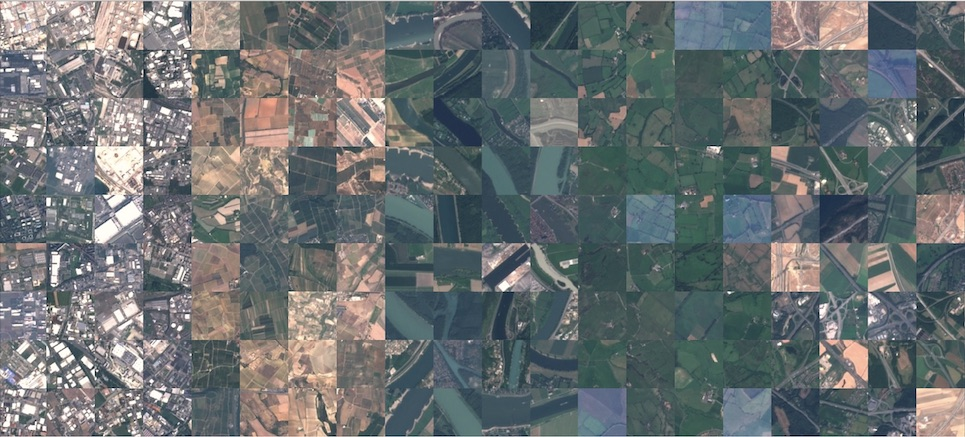
#> input picture data/input/eurosat_sentinel2_overview.jpg, 965 x 437 px; its folder holds only this picture in this run
$ python -i random_forest.py   (imports and definitions only)   (older library calls are emulated)
#> lines starting #> are read from the running program, lines starting #| are printed output that depends on the picture
#> further down, picture is the input picture: shape (437, 965, 3); mean B, G, R 113, 111.6, 105.5
"""
Supervised Random Forest Land Classifier:
Calibrated directly on 550,000+ ground truth labeled pixels from LandCover.ai orthophotos.
Predicts:
- Class 0: Farm Fields / Light Forest (#22C55E Green)
- Class 1: Buildings / Dry Land (#FFD700 Yellow)
- Class 2: Dense Forest (#006400 Deep Green)
- Class 3: Water Bodies (#1E90FF Blue)
- Class 4: Roads / Highways (#141414 Black)
"""
import os
from typing import Tuple, Dict, Any, List
import cv2
import numpy as np
import joblib
from backend.app.core.config import settings
from backend.app.processing.refinement import refine_mask, generate_colored_mask
from backend.app.processing.metrics import calculate_area_statistics

MODEL_PATH = os.path.join(os.path.dirname(__file__), "..", "models", "random_forest_landcover.joblib")

_MODEL_CACHE = None

# Directional Line Detector Kernels (DIP Lab Program 4)
_K_H = np.array([[-1, -1, -1], [2, 2, 2], [-1, -1, -1]], dtype=np.float32)
_K_V = np.array([[-1, 2, -1], [-1, 2, -1], [-1, 2, -1]], dtype=np.float32)
_K_D1 = np.array([[-1, -1, 2], [-1, 2, -1], [2, -1, -1]], dtype=np.float32)
_K_D2 = np.array([[2, -1, -1], [-1, 2, -1], [-1, -1, 2]], dtype=np.float32)

# Mapping from LandCover.ai Ground Truth class IDs (0..4) to Application Class IDs (1..5)
# settings.CLASSES:
# 1: Dense Forest
# 2: Farm Fields / Light Forest
# 3: Water Bodies
# 4: Roads / Highways
# 5: Buildings / Dry Land
GT_TO_APP_ID = {
    0: 2, # Fields -> ID 2
    1: 5, # Buildings -> ID 5 (Yellow)
    2: 1, # Dense Forest -> ID 1
    3: 3, # Water Bodies -> ID 3
    4: 5, # Roads -> ID 5 (Yellow - merged into same class as Buildings & Dry Land)
}

# [16 lines left out: function get_model, not called in this run]

def extract_features(bgr_img: np.ndarray) -> np.ndarray:
    """Extract 8 multi-spectral, textural, and geometric features."""
    lab_img = cv2.cvtColor(bgr_img, cv2.COLOR_BGR2LAB)
#> lab_img: shape (437, 965, 3); mean of channels 0, 1, 2 118.1, 126.2, 126.4
    gray = cv2.cvtColor(bgr_img, cv2.COLOR_BGR2GRAY).astype(np.float32)

    b = bgr_img[:, :, 0].astype(np.float32)
    g = bgr_img[:, :, 1].astype(np.float32)
    r = bgr_img[:, :, 2].astype(np.float32)
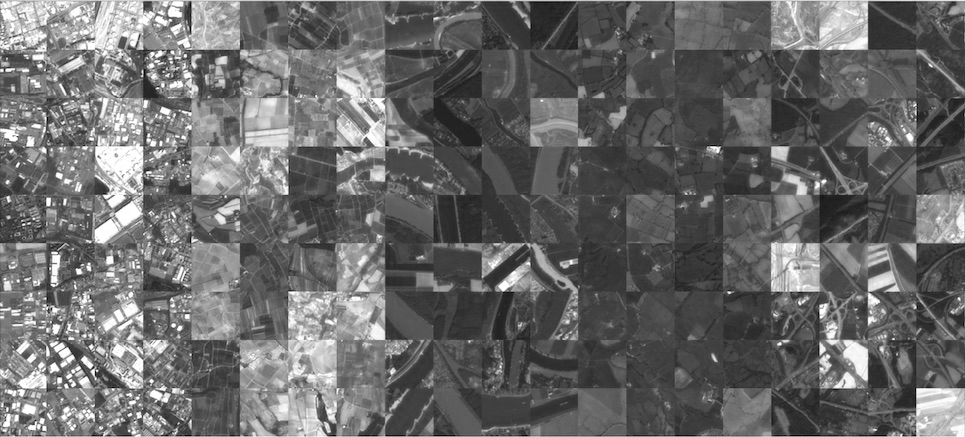
#> r: shape (437, 965) float32; min 0, max 255, mean 105.5

    L = lab_img[:, :, 0].astype(np.float32)
    a = lab_img[:, :, 1].astype(np.float32)
    lab_b = lab_img[:, :, 2].astype(np.float32)

    exg = (2.0 * g - r - b) / 255.0
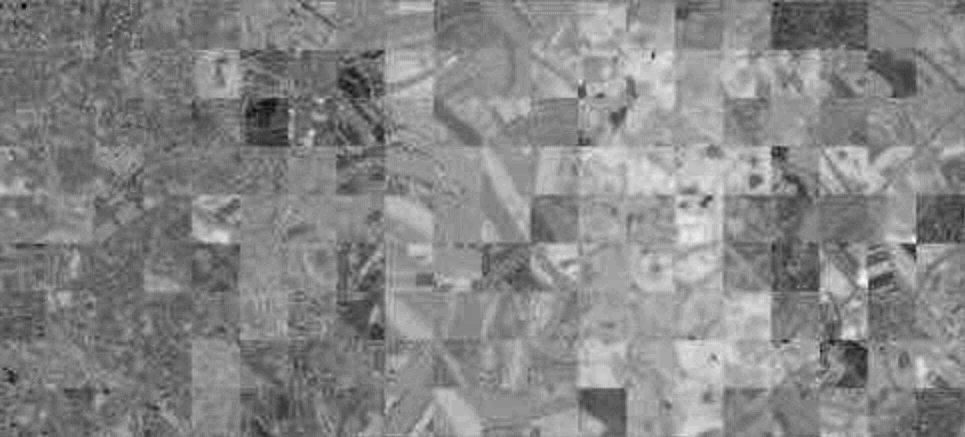
#> exg: shape (437, 965) float32; min -0.247, max 0.255, mean 0.018; drawn with min black and max white
    wai = (b - r) / (b + r + 1e-4)
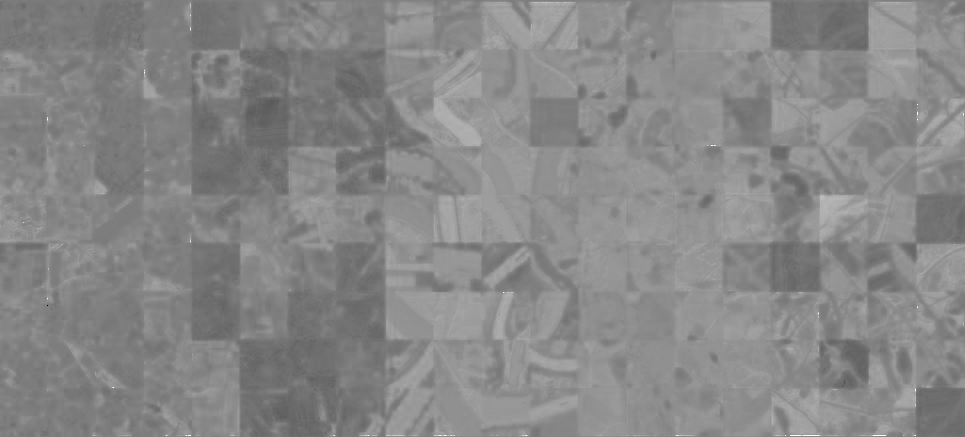
#> wai: shape (437, 965) float32; min -1, max 1, mean 0.0656; drawn with min black and max white

    sobel_x = cv2.Sobel(gray, cv2.CV_32F, 1, 0, ksize=3)
    sobel_y = cv2.Sobel(gray, cv2.CV_32F, 0, 1, ksize=3)
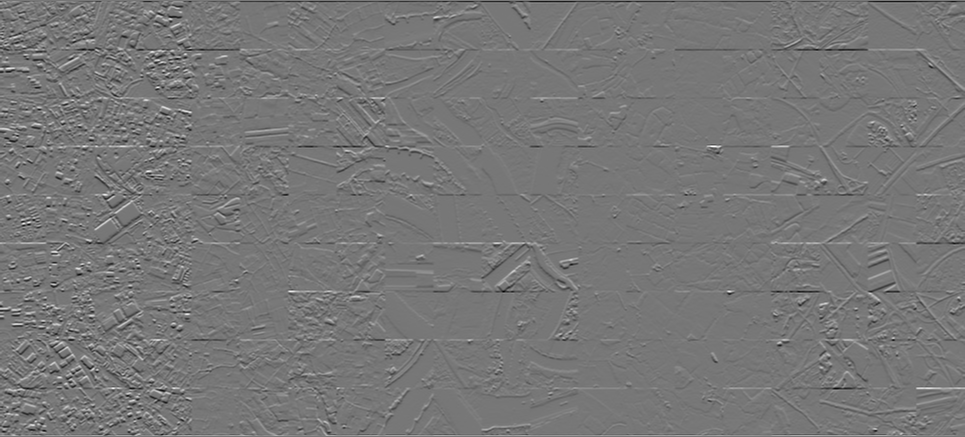
#> sobel_y: shape (437, 965) float32; min -847, max 961, mean -0.7; drawn with min black and max white
    edge_mag = cv2.magnitude(sobel_x, sobel_y) / 255.0

    mean_int = cv2.blur(gray, (9, 9))
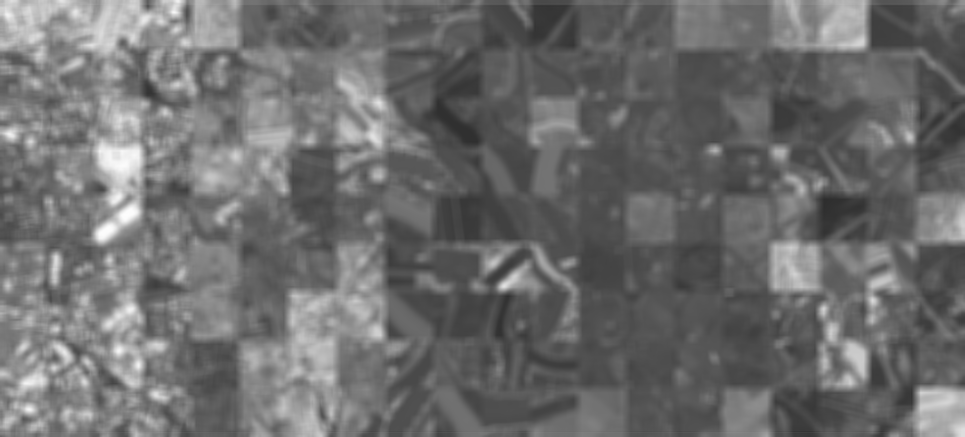
#> mean_int: shape (437, 965) float32; min 45.8, max 253.1, mean 109.8
    mean_sq = cv2.blur(gray * gray, (9, 9))
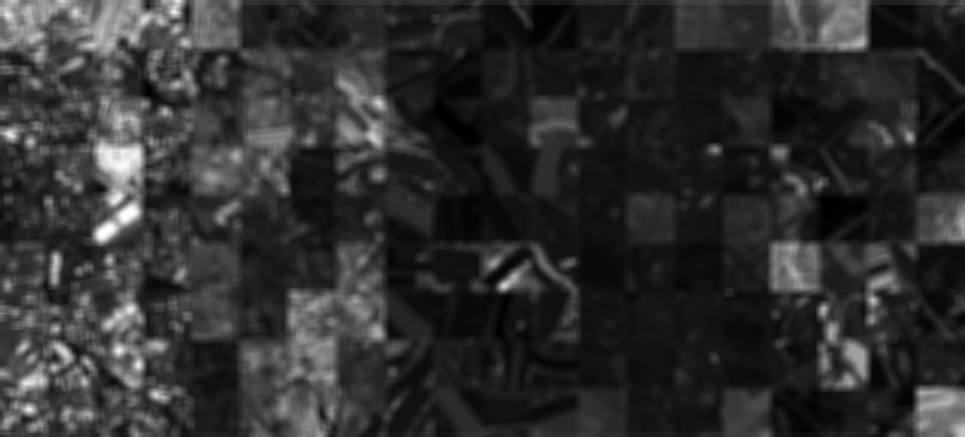
#> mean_sq: shape (437, 965) float32; min 2103, max 64041.9, mean 13730.6; drawn with min black and max white
    texture_roughness = np.sqrt(np.maximum(0, mean_sq - mean_int * mean_int)) / 255.0

    r_h = np.abs(cv2.filter2D(gray, cv2.CV_32F, _K_H))
    r_v = np.abs(cv2.filter2D(gray, cv2.CV_32F, _K_V))
    r_d1 = np.abs(cv2.filter2D(gray, cv2.CV_32F, _K_D1))
    r_d2 = np.abs(cv2.filter2D(gray, cv2.CV_32F, _K_D2))
    line_response = np.maximum.reduce([r_h, r_v, r_d1, r_d2]) / 255.0
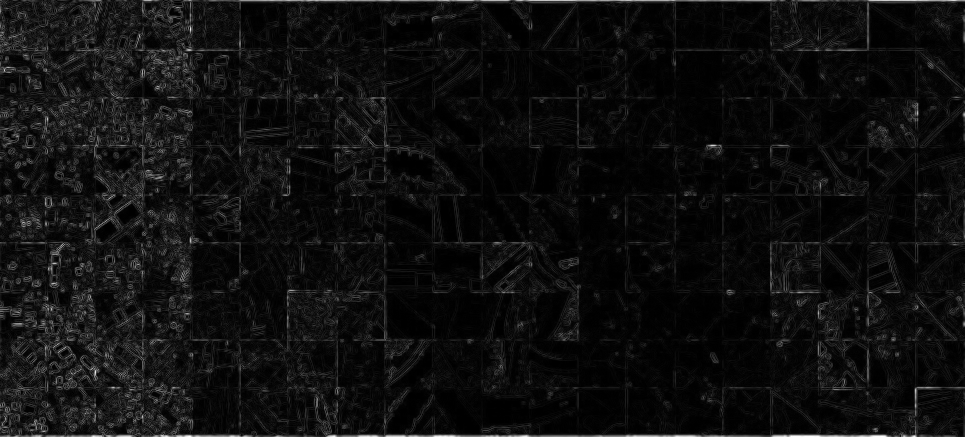
#> line_response: shape (437, 965) float32; min 0, max 3.59, mean 0.216; drawn with min black and max white

    features = np.column_stack([
        L.reshape(-1),
        a.reshape(-1),
        lab_b.reshape(-1),
        exg.reshape(-1),
        wai.reshape(-1),
        edge_mag.reshape(-1),
        texture_roughness.reshape(-1),
        line_response.reshape(-1),
    ])
    return features

# [36 lines left out: function classify_random_forest, not called in this run]

>>> import cv2
>>> picture = cv2.imread('../../../data/input/eurosat_sentinel2_overview.jpg')
>>> result = extract_features(picture)
